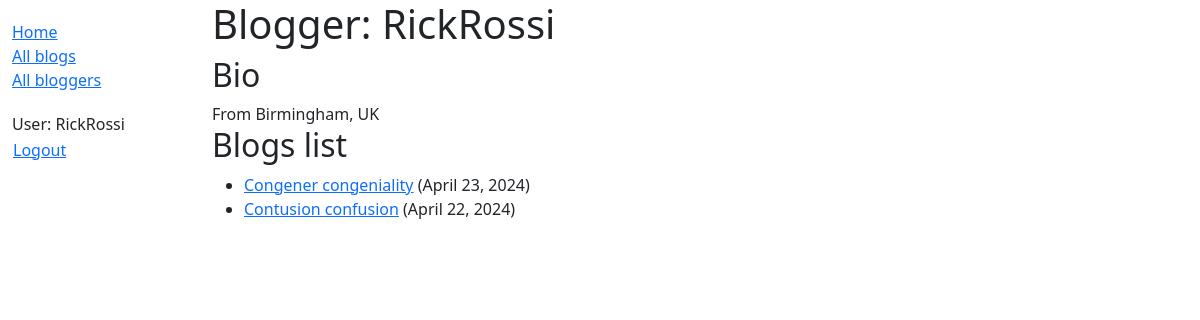
The app's page /blog/blogger/2 (signed in) with its own data.
### blog/models.py (models this page shows, shortened)
class Blogger(models.Model):
    author = models.OneToOneField(User, on_delete=models.CASCADE)
    bio = models.TextField(help_text="Enter short biography here")

class Blog(models.Model):
    title = models.CharField(max_length=200)
    description = models.TextField(help_text="Add blog here")
    date = models.DateField(auto_now_add=True)
    author = models.ForeignKey('Blogger', on_delete=models.CASCADE)
    class Meta:
        ordering = ['-date']
    def get_absolute_url(self):
        return reverse('blog-detail', args=[str(self.id)])

### blog/views.py (the view)
# urls.py: path('blogger/<int:pk>', views.BloggerDetailView.as_view(), name='blogger-detail'),
class BloggerDetailView(generic.DetailView):
    model = Blogger

### blog/templates/blog/blogger_detail.html
{% extends "base_generic.html" %}
{% block content %}
  <h1>Blogger: {{ blogger.author }}</h1>
  <h2>Bio</h2>
    {{ blogger.bio }}
    <h2>Blogs list</h2>
    <ul>
        {% for blog in blogger.blog_set.all %}
        <li><a href="{{ blog.get_absolute_url }}">{{ blog.title }}</a> ({{ blog.date }})</li>
        {% endfor %}
    </ul>
{% endblock %}

### blog/templates/base_generic.html (shortened to what this page needs)
<!DOCTYPE html>
<html lang="en">
  <head>
    <link href="https://cdn.jsdelivr.net/npm/bootstrap@5.3.3/dist/css/bootstrap.min.css"
      rel="stylesheet"
>
    {% load static %}
    <link rel="stylesheet" href="{% static 'css/styles.css' %}" />
  </head>
  <body>
    <div class="container-fluid">
      <div class="row">
        <div class="col-sm-2">
          {% block sidebar %}
            <ul class="sidebar-nav">
              <li><a href="{% url 'index' %}">Home</a></li>
              <li><a href="{% url 'blogs' %}">All blogs</a></li>
              <li><a href="{% url 'bloggers'%}">All bloggers</a></li>
            </ul>
            <ul class="sidebar-nav">
             {% if user.is_authenticated %}
               <li>User: {{ user.get_username }}</li>
               <li>
                 <form id="logout-form" method="post" action="{% url 'logout' %}">
                    <button type="submit" class="btn btn-link">Logout</button>
                 </form>
               </li>
             {% else %}
               <li><a href="{% url 'login' %}?next={{ request.path }}">Login</a></li>
             {% endif %}
            </ul>
          {% endblock %}
        </div>
        <div class="col-sm-10 ">{% block content %}{% endblock %}
        </div>
      </div>
    </div>
  </body>
</html>

### blog/static/css/styles.css (style rules this page uses)
.sidebar-nav { margin-top: 20px; padding: 0; list-style: none; }
#logout-form { display: inline; }
#logout-form button { padding: 0; margin: 0; }

### records on screen
Blogger: bio "From Birmingham, UK"
Blog: title "Congener congeniality", date "April 23, 2024"
Blog: title "Contusion confusion", date "April 22, 2024"

### other values on screen
{{ user.get_username }} "RickRossi"
